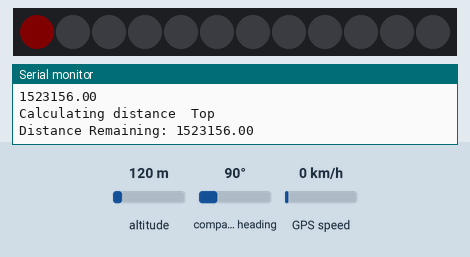
Simulated run of this sketch. Board: Arduino Uno, built with avr-gcc and run on an emulated ATmega328P. Parts: 12 RGB LEDs in strip order, left to right, the last lines printed to the serial monitor. Inputs (shaded band) come from the test bench; at power-on: compass heading 90°, altitude 120 m, GPS speed 0 km/h. Dim RGB values are drawn brighter than linear; the strip is taken to match the declared colour order; the GPS gets a fix after 3 s at 37.7749, -122.4194 with 8 satellites.

Above: at 5.6 s.
5.7 s: compass heading set to 7°
At 10.3 s:
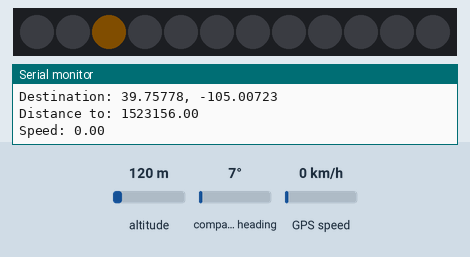
10.6 s: compass heading set to 180°
At 14.3 s:
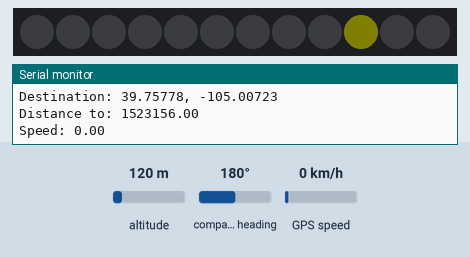
14.6 s: compass heading set to 269°
At 18.2 s:
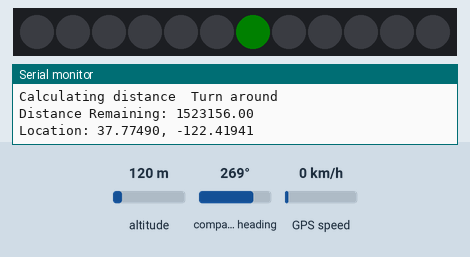
18.7 s: compass heading set to 352°
At 22.2 s:
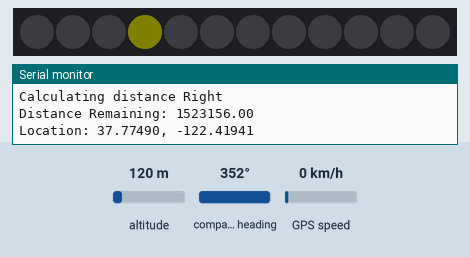
22.7 s: compass heading set to 90°
At 26.4 s:
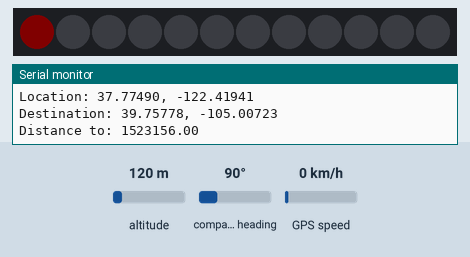
26.7 s: compass heading set to 11°
At 30.3 s:
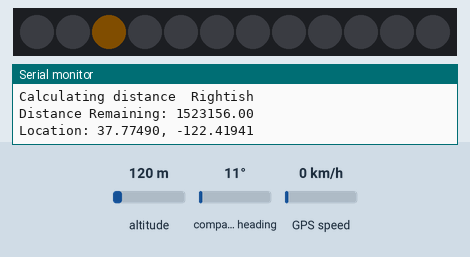
Timing chart, 0 to 31.8 s (numbered marks = the images above; inputs shaded):
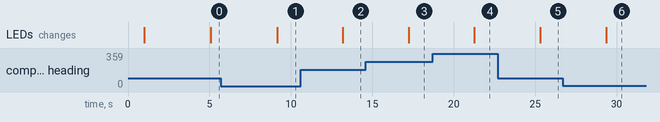

Measured:
- after the input at 5.7 s, the LEDs: change after 3.5 s (image 1)
- after the input at 10.6 s, the LEDs: change after 2.6 s (image 2)
- after the input at 14.6 s, the LEDs: change after 2.6 s (image 3)
- after the input at 18.7 s, the LEDs: change after 2.6 s (image 4)
- after the input at 22.7 s, the LEDs: change after 2.6 s (image 5)
- after the input at 26.7 s, the LEDs: change after 2.6 s (image 6)

The sketch:

GPS_Compass.ino
```cpp
#include <Adafruit_GPS.h>
#include <SoftwareSerial.h>
#include "Adafruit_NeoPixel.h"

SoftwareSerial mySerial(3, 2);

Adafruit_GPS GPS(&mySerial);

//   Connect the GPS TX (transmit) pin to Digital 3
//   Connect the GPS RX (receive) pin to Digital 2

#define GPSECHO false

//--------------------------------------------------|
//                    WAYPOINTS                     |
//--------------------------------------------------|
////Galvanize                             |
  #define GEO_LAT                39.757784
  #define GEO_LON                -105.007224

//--------------------------------------------------|

//--------------------------------------------------|
//                    DISTANCE                      |
//--------------------------------------------------|
//Please enter the distance (in meters) from your   |
//destination that you want your LEDs to light up green:  |
  #define DESTINATION_DISTANCE   50
//--------------------------------------------------|


// Navigation location
float targetLat = GEO_LAT;
float targetLon = GEO_LON;

float distanceTil = 0;
float counter=0;

// Trip distance
float tripDistance;

Adafruit_NeoPixel strip = Adafruit_NeoPixel(12, 6, NEO_RGB + NEO_KHZ800);

long distanceIntensity;

boolean usingInterrupt = false;
void useInterrupt(boolean);

void setup()
{
  Serial.begin(4800);

  GPS.begin(9600);

  GPS.sendCommand(PMTK_SET_NMEA_OUTPUT_RMCGGA);

  GPS.sendCommand(PMTK_SET_NMEA_UPDATE_1HZ);

  GPS.sendCommand(PGCMD_ANTENNA);

  useInterrupt(true);

  delay(1000);

  Serial.println(PMTK_Q_RELEASE);

  strip.begin();

  strip.show();
}

// Interrupt is called once a millisecond, looks for any new GPS data, and stores it
SIGNAL(TIMER0_COMPA_vect) {
  char c = GPS.read();
  // if you want to debug, this is a good time to do it!
}

void useInterrupt(boolean v) {
  if (v) {
    // Timer0 is already used for millis() - we'll just interrupt somewhere
    // in the middle and call the "Compare A" function above
    OCR0A = 0xAF;
    TIMSK0 |= _BV(OCIE0A);
    usingInterrupt = true;
  } else {
    // do not call the interrupt function COMPA anymore
    TIMSK0 &= ~_BV(OCIE0A);
    usingInterrupt = false;
  }
}

uint32_t timer = millis();

void loop()
{
  char c = GPS.read();
  // if you want to debug, this is a good time to do it!
  if (GPSECHO)
      if (c) Serial.print(c);

  if (GPS.newNMEAreceived()) {

    if (!GPS.parse(GPS.lastNMEA()))
      return;
  }

  if (timer > millis())  timer = millis();

  if (millis() - timer > 2000) {
    timer = millis();

  if (GPS.fix) {

         Serial.print("\nLocation: ");
         Serial.print(GPS.latitudeDegrees, 5);
         Serial.print(", ");
         Serial.println(GPS.longitudeDegrees, 5);
         Serial.print("Destination: ");
         Serial.print(targetLat, 5);
         Serial.print(", ");
         Serial.println(targetLon, 5);
         Serial.print("Distance to: ");
         Serial.println(distanceTil);
         Serial.print("Speed: ");
         Serial.println(GPS.speed);
         delay(1000);

         float fLat = decimalDegrees(GPS.latitude, GPS.lat);
         float fLon = decimalDegrees(GPS.longitude, GPS.lon);
         tripDistance = (double)calc_dist(fLat, fLon, targetLat, targetLon);

         headingDistance((double)calc_dist(fLat, fLon, targetLat, targetLon));

         if ((calc_bearing(fLat, fLon, targetLat, targetLon) - GPS.angle) > 0) {
              headingDirection(calc_bearing(fLat, fLon, targetLat, targetLon)-GPS.angle);
          }
         else {
              headingDirection(calc_bearing(fLat, fLon, targetLat, targetLon)-GPS.angle+360);
          }

         Serial.print("Distance Remaining: "); Serial.println((double)calc_dist(fLat, fLon, targetLat, targetLon));
         distanceTil = ((double)calc_dist(fLat, fLon, targetLat, targetLon));
    }
  }
}

int calc_bearing(float flat1, float flon1, float flat2, float flon2)
{
  float calc;
  float bear_calc;

  float x = 69.1 * (flat2 - flat1);
  float y = 69.1 * (flon2 - flon1) * cos(flat1/57.3);

  calc=atan2(y,x);

  bear_calc= degrees(calc);

  if(bear_calc<=1){
    bear_calc=360+bear_calc;
  }
  return bear_calc;
}

void headingDirection(float heading)
{
  if ((heading >= 345)||(heading < 15)) {
    Serial.println("  Top");
    for (uint16_t i=0;i<strip.numPixels();i++) {
      strip.setPixelColor(i, strip.Color(0,0,0));
    }
    strip.setPixelColor(0, strip.Color(distanceIntensity,0,0));
  }

  else if ((heading >= 15)&&(heading < 45)) {
    Serial.println(" Rightish");
    for (uint16_t i=0;i<strip.numPixels();i++) {
      strip.setPixelColor(i, strip.Color(0,0,0));
    }
    strip.setPixelColor(1, strip.Color(distanceIntensity,(distanceIntensity*.25),0));
  }

  else if ((heading >= 45)&&(heading < 75)) {
    Serial.println("  Rightish");
    for (uint16_t i=0;i<strip.numPixels();i++) {
      strip.setPixelColor(i, strip.Color(0,0,0));
    }
    strip.setPixelColor(2, strip.Color(distanceIntensity,(distanceIntensity*.75),0));
  }

  else if ((heading >= 75)&&(heading < 105)) {
    Serial.println(" Right");
    for (uint16_t i=0;i<strip.numPixels();i++) {
      strip.setPixelColor(i, strip.Color(0,0,0));
    }
    strip.setPixelColor(3, strip.Color(distanceIntensity,distanceIntensity,0));
  }

  else if ((heading >= 105)&&(heading < 135)) {
    Serial.println("  Back right");
    for (uint16_t i=0;i<strip.numPixels();i++) {
      strip.setPixelColor(i, strip.Color(0,0,0));
    }
    strip.setPixelColor(4, strip.Color((distanceIntensity*.75),distanceIntensity,0));
  }

  else if ((heading >= 135)&&(heading < 165)) {
    Serial.println(" Back right");
    for (uint16_t i=0;i<strip.numPixels();i++) {
      strip.setPixelColor(i, strip.Color(0,0,0));
    }
    strip.setPixelColor(5, strip.Color((distanceIntensity*.25),distanceIntensity,0));
  }

  else if ((heading >= 165)&&(heading < 195)) {
    Serial.println("  Turn around");
    for (uint16_t i=0;i<strip.numPixels();i++) {
      strip.setPixelColor(i, strip.Color(0,0,0));
    }
    strip.setPixelColor(6, strip.Color(0,distanceIntensity,0));
  }

  else if ((heading >= 195)&&(heading < 225)) {
    Serial.println(" Back left");
    for (uint16_t i=0;i<strip.numPixels();i++) {
      strip.setPixelColor(i, strip.Color(0,0,0));
    }
    strip.setPixelColor(7, strip.Color((distanceIntensity*.25),distanceIntensity,0));
  }

  else if ((heading >= 225)&&(heading < 255)) {
    Serial.println(" Back left");
    for (uint16_t i=0;i<strip.numPixels();i++) {
      strip.setPixelColor(i, strip.Color(0,0,0));
    }
    strip.setPixelColor(8, strip.Color((distanceIntensity*.75),distanceIntensity,0));
  }

  else if ((heading >= 255)&&(heading < 285)) {
    Serial.println(" Left");
    for (uint16_t i=0;i<strip.numPixels();i++) {
      strip.setPixelColor(i, strip.Color(0,0,0));
    }
    strip.setPixelColor(9, strip.Color(distanceIntensity,distanceIntensity,0));
  }

  else if ((heading >= 285)&&(heading < 315)) {
    Serial.println(" Leftish");
    for (uint16_t i=0;i<strip.numPixels();i++) {
      strip.setPixelColor(i, strip.Color(0,0,0));
    }
    strip.setPixelColor(10, strip.Color(distanceIntensity,(distanceIntensity*.75),0));
  }

  else if ((heading >= 315)&&(heading < 345)) {
    Serial.println(" Leftish");
    for (uint16_t i=0;i<strip.numPixels();i++) {
      strip.setPixelColor(i, strip.Color(0,0,0));
    }
    strip.setPixelColor(11, strip.Color(distanceIntensity,(distanceIntensity*.25),0));
  }
  strip.show();
}

void headingDistance(float fDist)
{
 Serial.println(fDist);
 Serial.print("Calculating distance");

  if ((fDist < DESTINATION_DISTANCE)) {
    Serial.println("Arrived at destination!");
      distanceIntensity=25;
  }

  if ((fDist > DESTINATION_DISTANCE && fDist <= 250)) {
      distanceIntensity=20;
  }

  if ((fDist > 250 && fDist <= 1000)) {
      distanceIntensity=15;
  }

  if ((fDist > 1000 && fDist <= 5000)) {
      distanceIntensity=10;
  }

  if ((fDist > 5000)) {
      distanceIntensity=5;
  }
}

unsigned long calc_dist(float flat1, float flon1, float flat2, float flon2)
{
  float dist_calc=0;
  float dist_calc2=0;
  float diflat=0;
  float diflon=0;

  diflat=radians(flat2-flat1);
  flat1=radians(flat1);
  flat2=radians(flat2);
  diflon=radians((flon2)-(flon1));

  dist_calc = (sin(diflat/2.0)*sin(diflat/2.0));
  dist_calc2= cos(flat1);
  dist_calc2*=cos(flat2);
  dist_calc2*=sin(diflon/2.0);
  dist_calc2*=sin(diflon/2.0);
  dist_calc +=dist_calc2;

  dist_calc=(2*atan2(sqrt(dist_calc),sqrt(1.0-dist_calc)));

  dist_calc*=6371000.0; //Converting to meters
  return dist_calc;
}

// Convert NMEA coordinate to decimal degrees
float decimalDegrees(float nmeaCoord, char dir) {
  uint16_t wholeDegrees = 0.01*nmeaCoord;
  int modifier = 1;

  if (dir == 'W' || dir == 'S') {
    modifier = -1;
  }

  return (wholeDegrees + (nmeaCoord - 100.0*wholeDegrees)/60.0) * modifier;
}
```
